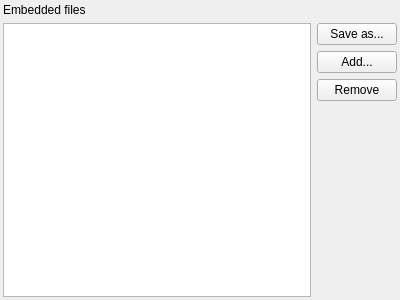
<?xml version="1.0" encoding="UTF-8"?>
<ui version="4.0">
 <class>FileBEditor</class>
 <widget class="QWidget" name="FileBEditor">
  <property name="geometry">
   <rect>
    <x>0</x>
    <y>0</y>
    <width>400</width>
    <height>300</height>
   </rect>
  </property>
  <property name="windowTitle">
   <string>Form</string>
  </property>
  <layout class="QGridLayout" name="gridLayout">
   <property name="margin">
    <number>3</number>
   </property>
   <item row="1" column="1">
    <layout class="QVBoxLayout" name="verticalLayout">
     <item>
      <widget class="QPushButton" name="saveAsButton">
       <property name="text">
        <string>Save as...</string>
       </property>
      </widget>
     </item>
     <item>
      <widget class="QPushButton" name="addButton">
       <property name="text">
        <string>Add...</string>
       </property>
      </widget>
     </item>
     <item>
      <widget class="QPushButton" name="removeButton">
       <property name="text">
        <string>Remove</string>
       </property>
      </widget>
     </item>
     <item>
      <spacer name="verticalSpacer">
       <property name="orientation">
        <enum>Qt::Vertical</enum>
       </property>
       <property name="sizeHint" stdset="0">
        <size>
         <width>20</width>
         <height>40</height>
        </size>
       </property>
      </spacer>
     </item>
    </layout>
   </item>
   <item row="1" column="0">
    <widget class="QListWidget" name="fileListWidget"/>
   </item>
   <item row="0" column="0">
    <widget class="QLabel" name="label">
     <property name="text">
      <string>Embedded files</string>
     </property>
    </widget>
   </item>
  </layout>
 </widget>
 <resources/>
 <connections/>
</ui>
